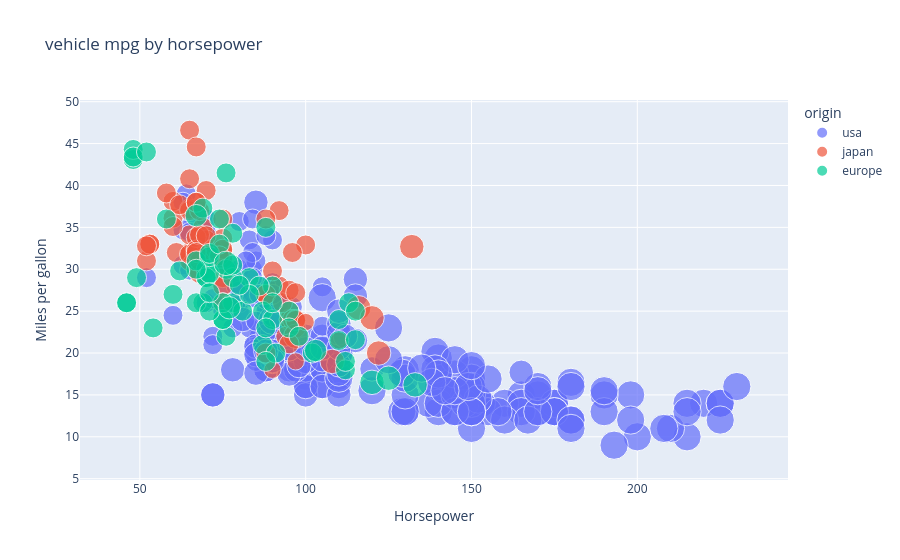

The code cell stored with this chart in its notebook:
### Code cell
fig = px.scatter(mpg,
                 x='horsepower',
                 y='mpg',
                 hover_data=['name'],
                 color='origin',
                 size = 'cylinders',
                 title= 'vehicle mpg by horsepower',
                 labels={'horsepower':'Horsepower', 'mpg':'Miles per gallon',})

fig.show()

### Figure 1 — Plotly figure (JSON) as saved in the notebook; plotly's stock layout.template omitted (floating-point values rounded to 4 significant figures; data arrays with more than 128 entries replaced by an {"elided": "..."} marker saying what was removed)
{"data": [{"customdata": {"elided": "249x1 str values"}, "hovertemplate": "origin=usa<br>Horsepower=%{x}<br>Miles per gallon=%{y}<br>cylinders=%{marker.size}<br>name=%{customdata[0]}<extra></extra>", "legendgroup": "usa", "marker": {"color": "#636efa", "size": {"elided": "249 int values"}, "sizemode": "area", "sizeref": 0.02, "symbol": "circle"}, "mode": "markers", "name": "usa", "orientation": "v", "showlegend": true, "type": "scatter", "x": {"elided": "249 float values"}, "xaxis": "x", "y": {"elided": "249 float values"}, "yaxis": "y"}, {"customdata": [["toyota corona mark ii"], ["datsun pl510"], ["datsun pl510"], ["toyota corona"], ["toyota corolla 1200"], ["datsun 1200"], ["toyota corona hardtop"], ["mazda rx2 coupe"], ["datsun 510 (sw)"], ["toyouta corona mark ii (sw)"], ["toyota corolla 1600 (sw)"], ["toyota carina"], ["datsun 610"], ["maxda rx3"], ["toyota mark ii"], ["datsun b210"], ["toyota corolla 1200"], ["toyota corona"], ["datsun 710"], ["honda civic"], ["subaru"], ["toyota corolla"], ["toyota corona"], ["datsun 710"], ["honda civic cvcc"], ["honda civic"], ["datsun b-210"], ["toyota corolla"], ["toyota mark ii"], ["honda accord cvcc"], ["datsun f-10 hatchback"], ["toyota corolla liftback"], ["subaru dl"], ["datsun 810"], ["mazda rx-4"], ["mazda glc deluxe"], ["datsun b210 gx"], ["honda civic cvcc"], ["toyota corona"], ["datsun 510"], ["toyota celica gt liftback"], ["datsun 200-sx"], ["honda accord lx"], ["maxda glc deluxe"], ["datsun 210"], ["toyota corolla tercel"], ["datsun 310"], ["toyota corona liftback"], ["mazda 626"], ["datsun 510 hatchback"], ["toyota corolla"], ["mazda glc"], ["datsun 210"], ["honda civic 1500 gl"], ["subaru dl"], ["datsun 280-zx"], ["mazda rx-7 gs"], ["honda accord"], ["toyota starlet"], ["honda civic 1300"], ["subaru"], ["datsun 210 mpg"], ["toyota tercel"], ["mazda glc 4"], ["honda prelude"], ["toyota corolla"], ["datsun 200sx"], ["mazda 626"], ["toyota cressida"], ["datsun 810 maxima"], ["mazda glc custom l"], ["mazda glc custom"], ["nissan stanza xe"], ["honda accord"], ["toyota corolla"], ["honda civic"], ["honda civic (auto)"], ["datsun 310 gx"], ["toyota celica gt"]], "hovertemplate": "origin=japan<br>Horsepower=%{x}<br>Miles per gallon=%{y}<br>cylinders=%{marker.size}<br>name=%{customdata[0]}<extra></extra>", "legendgroup": "japan", "marker": {"color": "#EF553B", "size": [4, 4, 4, 4, 4, 4, 4, 3, 4, 4, 4, 4, 4, 3, 6, 4, 4, 4, 4, 4, 4, 4, 4, 4, 4, 4, 4, 4, 6, 4, 4, 4, 4, 6, 3, 4, 4, 4, 4, 4, 4, 4, 4, 4, 4, 4, 4, 4, 4, 4, 4, 4, 4, 4, 4, 6, 3, 4, 4, 4, 4, 4, 4, 4, 4, 4, 4, 4, 6, 6, 4, 4, 4, 4, 4, 4, 4, 4, 4], "sizemode": "area", "sizeref": 0.02, "symbol": "circle"}, "mode": "markers", "name": "japan", "orientation": "v", "showlegend": true, "type": "scatter", "x": [95.0, 88.0, 88.0, 95.0, 65.0, 69.0, 95.0, 97.0, 92.0, 97.0, 88.0, 88.0, 94.0, 90.0, 122.0, 67.0, 65.0, 52.0, 61.0, 97.0, 93.0, 75.0, 96.0, 97.0, 53.0, 53.0, 70.0, 75.0, 108.0, 68.0, 70.0, 75.0, 67.0, 97.0, 110.0, 52.0, 70.0, 60.0, 95.0, 97.0, 95.0, 97.0, 68.0, 65.0, 65.0, 60.0, 65.0, 90.0, 75.0, 92.0, 75.0, 65.0, 65.0, 67.0, 67.0, 132.0, 100.0, 72.0, 58.0, 60.0, 67.0, 65.0, 62.0, 68.0, 75.0, 75.0, 100.0, 74.0, 116.0, 120.0, 68.0, 68.0, 88.0, 75.0, 70.0, 67.0, 67.0, 67.0, 96.0], "xaxis": "x", "y": [24.0, 27.0, 27.0, 25.0, 31.0, 35.0, 24.0, 19.0, 28.0, 23.0, 27.0, 20.0, 22.0, 18.0, 20.0, 31.0, 32.0, 31.0, 32.0, 24.0, 26.0, 29.0, 24.0, 24.0, 33.0, 33.0, 32.0, 28.0, 19.0, 31.5, 33.5, 26.0, 30.0, 22.0, 21.5, 32.8, 39.4, 36.1, 27.5, 27.2, 21.1, 23.9, 29.5, 34.1, 31.8, 38.1, 37.2, 29.8, 31.3, 37.0, 32.2, 46.6, 40.8, 44.6, 33.8, 32.7, 23.7, 32.4, 39.1, 35.1, 32.3, 37.0, 37.7, 34.1, 33.7, 32.4, 32.9, 31.6, 25.4, 24.2, 37.0, 31.0, 36.0, 36.0, 34.0, 38.0, 32.0, 38.0, 32.0], "yaxis": "y"}, {"customdata": [["volkswagen 1131 deluxe sedan"], ["peugeot 504"], ["audi 100 ls"], ["saab 99e"], ["bmw 2002"], ["opel 1900"], ["peugeot 304"], ["fiat 124b"], ["volkswagen model 111"], ["volkswagen type 3"], ["volvo 145e (sw)"], ["volkswagen 411 (sw)"], ["peugeot 504 (sw)"], ["renault 12 (sw)"], ["volkswagen super beetle"], ["fiat 124 sport coupe"], ["fiat 128"], ["opel manta"], ["audi 100ls"], ["volvo 144ea"], ["saab 99le"], ["audi fox"], ["volkswagen dasher"], ["opel manta"], ["fiat 128"], ["fiat 124 tc"], ["fiat x1.9"], ["volkswagen dasher"], ["volkswagen rabbit"], ["audi 100ls"], ["peugeot 504"], ["volvo 244dl"], ["saab 99le"], ["fiat 131"], ["opel 1900"], ["renault 12tl"], ["vw rabbit"], ["volkswagen rabbit"], ["volvo 245"], ["peugeot 504"], ["mercedes-benz 280s"], ["renault 5 gtl"], ["volkswagen rabbit custom"], ["volkswagen dasher"], ["bmw 320i"], ["volkswagen rabbit custom diesel"], ["audi 5000"], ["volvo 264gl"], ["saab 99gle"], ["peugeot 604sl"], ["volkswagen scirocco"], ["vw rabbit custom"], ["mercedes benz 300d"], ["peugeot 504"], ["fiat strada custom"], ["vw rabbit"], ["audi 4000"], ["vw rabbit c (diesel)"], ["vw dasher (diesel)"], ["audi 5000s (diesel)"], ["mercedes-benz 240d"], ["renault lecar deluxe"], ["vokswagen rabbit"], ["triumph tr7 coupe"], ["volkswagen jetta"], ["renault 18i"], ["peugeot 505s turbo diesel"], ["volvo diesel"], ["volkswagen rabbit l"], ["vw pickup"]], "hovertemplate": "origin=europe<br>Horsepower=%{x}<br>Miles per gallon=%{y}<br>cylinders=%{marker.size}<br>name=%{customdata[0]}<extra></extra>", "legendgroup": "europe", "marker": {"color": "#00cc96", "size": [4, 4, 4, 4, 4, 4, 4, 4, 4, 4, 4, 4, 4, 4, 4, 4, 4, 4, 4, 4, 4, 4, 4, 4, 4, 4, 4, 4, 4, 4, 4, 4, 4, 4, 4, 4, 4, 4, 4, 4, 6, 4, 4, 4, 4, 4, 5, 6, 4, 6, 4, 4, 5, 4, 4, 4, 4, 4, 4, 5, 4, 4, 4, 4, 4, 4, 4, 6, 4, 4], "sizemode": "area", "sizeref": 0.02, "symbol": "circle"}, "mode": "markers", "name": "europe", "orientation": "v", "showlegend": true, "type": "scatter", "x": [46.0, 87.0, 90.0, 95.0, 113.0, 90.0, 70.0, 76.0, 60.0, 54.0, 112.0, 76.0, 87.0, 69.0, 46.0, 90.0, 49.0, 75.0, 91.0, 112.0, 110.0, 83.0, 67.0, 78.0, 75.0, 75.0, 67.0, 71.0, 70.0, 95.0, 88.0, 98.0, 115.0, 86.0, 81.0, 83.0, 70.0, 71.0, 102.0, 88.0, 120.0, 58.0, 78.0, 78.0, 110.0, 48.0, 103.0, 125.0, 115.0, 133.0, 71.0, 71.0, 77.0, 71.0, 69.0, 76.0, 78.0, 48.0, 48.0, 67.0, 67.0, NaN, 62.0, 88.0, 74.0, NaN, 80.0, 76.0, 74.0, 52.0], "xaxis": "x", "y": [26.0, 25.0, 24.0, 25.0, 26.0, 28.0, 30.0, 30.0, 27.0, 23.0, 18.0, 22.0, 21.0, 26.0, 26.0, 26.0, 29.0, 24.0, 20.0, 19.0, 24.0, 29.0, 26.0, 26.0, 24.0, 26.0, 31.0, 25.0, 29.0, 23.0, 23.0, 22.0, 25.0, 28.0, 25.0, 27.0, 29.0, 29.5, 20.0, 19.0, 16.5, 36.0, 29.0, 30.5, 21.5, 43.1, 20.3, 17.0, 21.6, 16.2, 31.5, 31.9, 25.4, 27.2, 37.3, 41.5, 34.3, 44.3, 43.4, 36.4, 30.0, 40.9, 29.8, 35.0, 33.0, 34.5, 28.1, 30.7, 36.0, 44.0], "yaxis": "y"}], "layout": {"legend": {"itemsizing": "constant", "title": {"text": "origin"}, "tracegroupgap": 0}, "title": {"text": "vehicle mpg by horsepower"}, "xaxis": {"anchor": "y", "domain": [0, 1], "title": {"text": "Horsepower"}}, "yaxis": {"anchor": "x", "domain": [0, 1], "title": {"text": "Miles per gallon"}}}}
